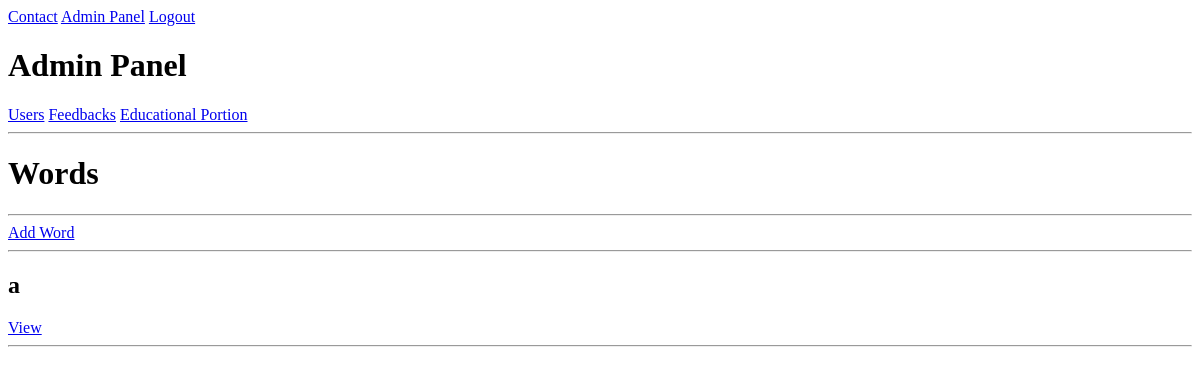
The app's page /admin_panel/educational_portion/words (signed in), older data.
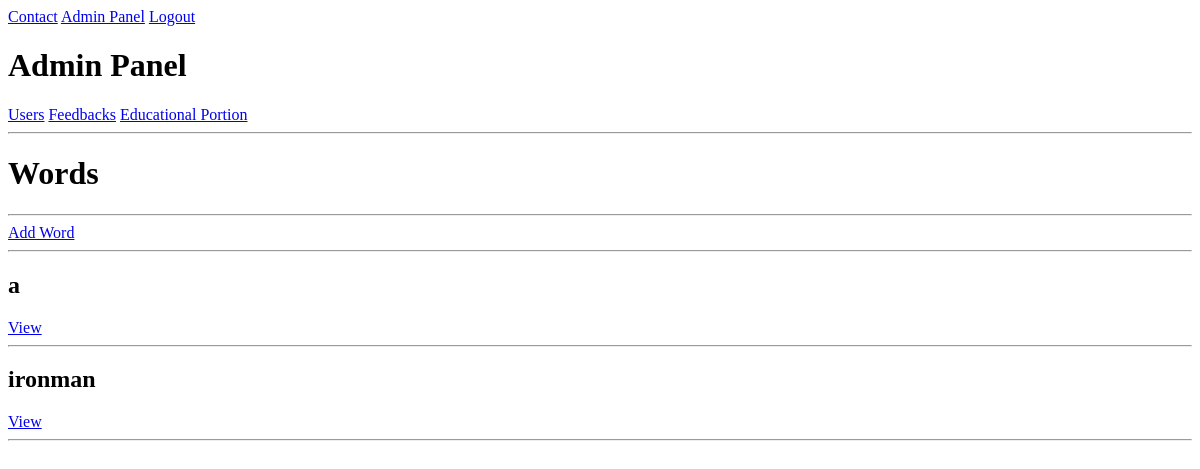
The same page, newer data.
### game/models.py (models this page shows)
class Word(models.Model):
    word = models.CharField(max_length=255, unique=True)
    definition = models.TextField()

### game/views.py (the view)
# urls.py: path("admin_panel/educational_portion/words", views.words_view, name="words"),
def words_view(request):
    if not request.user.is_superuser and not request.user.is_staff:
        return redirect("home")
    words = Word.objects.prefetch_related("wordusageexample_set").all()
    context = {"words": words}
    return render(request, "admin_panel/educational_portion/words/words.html", context)

### game/templates/admin_panel/educational_portion/words/words.html (shortened to what this page needs)
{% extends "layout.html" %}{% block content %}
{% include "../../admin_nav.html" %}
<h1>Words</h1>
<hr />
{% if request.user.is_superuser or request.user.is_staff %}
<a href="{% url 'add_word' %}">Add Word</a>
{% endif %}
<hr />
{% include "./words_component.html" %} {% endblock content %}

### game/templates/admin_panel/educational_portion/words/word_component.html (shortened to what this page needs)
<h2>{{word.word}}</h2>
 {% if not word_single_view %}
<a href="{% url 'word' word.id %}">View</a>
{% endif %}
<hr />

Row changes from the older to the newer data that the page shows:
added Word: word "ironman"
